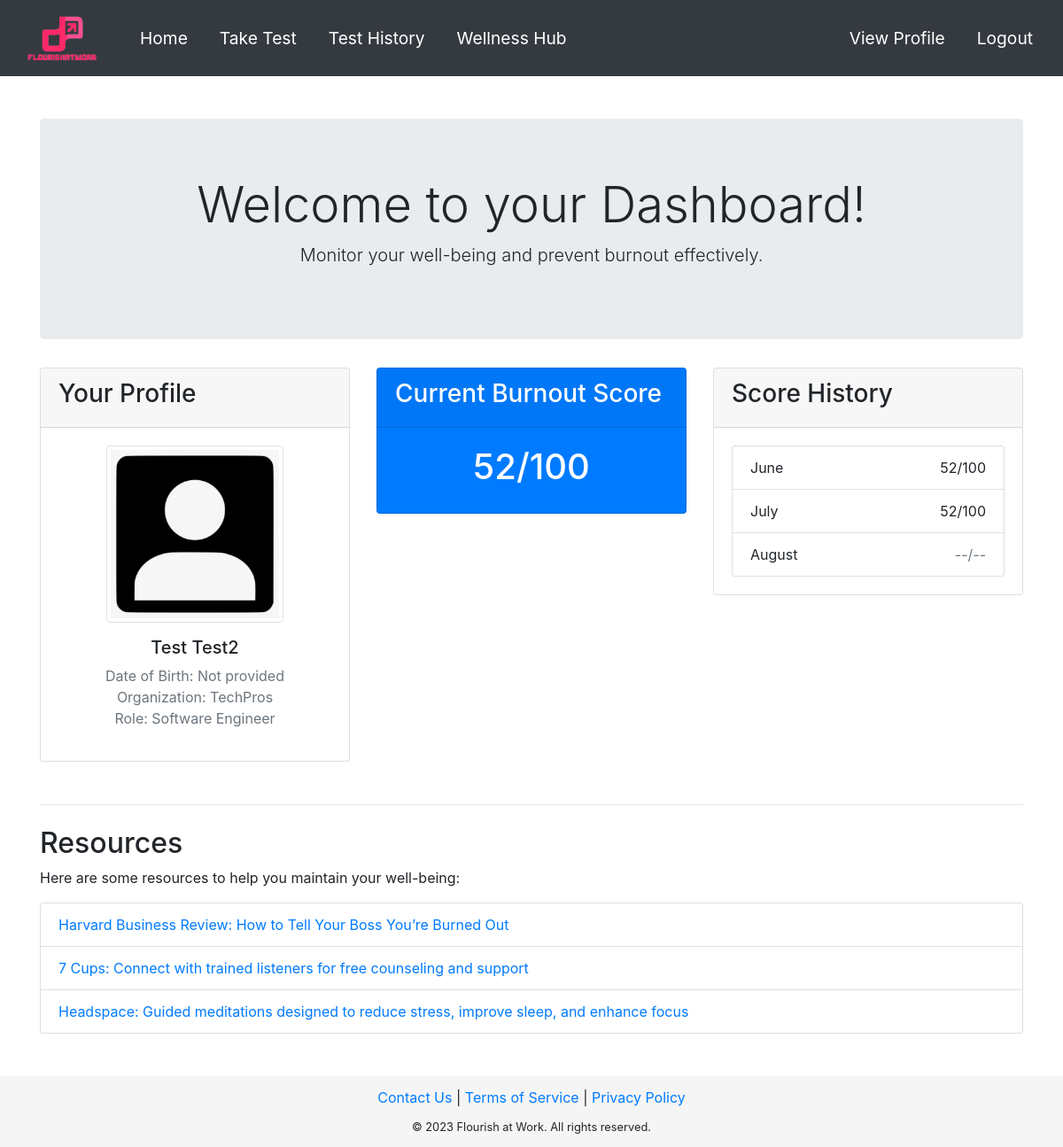
Screenshot of /dashboard (signed in) with the database file from the repository.
### app/models.py (models this page shows, shortened)
class User(UserMixin, db.Model):
    id = db.Column(db.Integer, primary_key=True)
    email = db.Column(db.String(120), index=True, unique=True)
    password_hash = db.Column(db.String(128))
    firstname = db.Column(db.String(64), nullable=False)
    lastname = db.Column(db.String(64), nullable=False)
    image = db.Column(db.String(128), nullable=True)
    date_of_birth = db.Column(db.String(64), nullable=True)  # changed from db.Date to db.String
    companyId = db.Column(db.Integer, db.ForeignKey('company.id'))
    manager_id = db.Column(db.Integer, db.ForeignKey('user.id'))
    results = db.relationship('Results', backref='user', lazy='dynamic')
    subordinates = db.relationship('User', backref=db.backref('manager', remote_side=[id]), lazy='dynamic')
    first_login = db.Column(db.Boolean, default=True)

class Company(db.Model):
    id = db.Column(db.Integer, primary_key=True)
    name = db.Column(db.String(64), nullable=False)
    description = db.Column(db.String(128), nullable=True)
    size = db.Column(db.Integer, nullable=True)
    users = db.relationship('User', backref='company', lazy='dynamic')

### app/routes.py (the view)
@main.route('/dashboard')
@login_required
def dashboard():
    get_flashed_messages()
    user = User.query.filter_by(id=current_user.id).first()
    last_score = Results.query.filter_by(user_id=current_user.id).order_by(Results.testDate.desc()).first()
    last_three_scores = Results.query.filter_by(user_id=current_user.id).order_by(Results.testDate.desc()).limit(3).all()
    all_results = Results.query.filter_by(user_id=current_user.id).order_by(Results.testDate.asc()).all()
    current_month = datetime.now().month
    last_month = (current_month - 1) % 12 or 12
    two_months_ago = (current_month - 2) % 12 or 12
    scores_dict = {score.testDate.month: score for score in last_three_scores}
    return render_template('dashboard.html', user=user, last_score=last_score, last_three_scores=last_three_scores, current_month=current_month, scores_dict=scores_dict, last_month=last_month, two_months_ago=two_months_ago)

### app/models.py (called while the page is built)
@login_manager.user_loader
def load_user(id):
    return User.query.get(int(id))

### app/routes.py (called while the page is built)
@main.before_request
def before_request():
    if current_user.is_authenticated and current_user.manager_id is None and request.endpoint not in ['main.select_manager', 'main.logout']:
        return redirect(url_for('main.select_manager'))

### app/templates/dashboard.html
{% extends "base.html" %}
{% block content %}
<div class="container mt-5">
    <div class="jumbotron text-center">
        <h1 class="display-4">Welcome to your Dashboard!</h1>
        <p class="lead">Monitor your well-being and prevent burnout effectively.</p>
    </div>
    <div class="row mt-4">
        <div class="col-md-4">
            <div class="card">
                <div class="card-header">
                    <h3>Your Profile</h3>
                </div>
                <div class="card-body text-center">
                    {% if current_user.image %}
                        <img src="{{ url_for('static', filename='profile_pics/' + current_user.image) }}" alt="Profile Picture" class="img-thumbnail mb-3" style="width: 200px; height: 200px;">
                    {% else %}
                        <img src="{{ url_for('static', filename='profile_pics/default.jpg') }}" alt="Profile Picture" class="img-thumbnail mb-3" style="width: 200px; height: 200px;">
                    {% endif %}
                    <h5>{{user.firstname}} {{user.lastname}}</h5>
                    <p class="text-muted">
                        {% if user.date_of_birth %}
                            Date of Birth: {{ user.date_of_birth.split(" ")[0] }}<br>
                        {% else %}
                            Date of Birth: Not provided<br>
                        {% endif %}
                        Organization: {{user.company.name}}<br>
                        Role: Software Engineer
                    </p>
                </div>
            </div>
        </div>
        <div class="col-md-4">
            <div class="card bg-primary text-white">
                <div class="card-header">
                    <h3>Current Burnout Score</h3>
                </div>
                <div class="card-body text-center">
                    <h1>
                        {% if last_score %}
                            {% set scaled_score = (last_score.scoreA + last_score.scoreB + (48 - last_score.scoreC)) * 100 / 132 + 0.5 %}
                            {{ scaled_score|int }}/100
                        {% else %}
                            N/A
                        {% endif %}
                    </h1>
                </div>
            </div>
        </div>
        <div class="col-md-4">
            <div class="card">
                <div class="card-header">
                    <h3>Score History</h3>
                </div>
                <div class="card-body">
                    <ul class="list-group">
                        {% for month in [two_months_ago, last_month, current_month] %}
                            <li class="list-group-item d-flex justify-content-between">
                                {{ ['January', 'February', 'March', 'April', 'May', 'June', 'July', 'August', 'September', 'October', 'November', 'December'][month-1] }}
                                <span>
                                    {% if scores_dict.get(month) %}
                                        {% set scaled_score = (scores_dict[month].scoreA + scores_dict[month].scoreB + (48 - scores_dict[month].scoreC)) * 100 / 132 + 0.5 %}
                                        {{ scaled_score|int }}/100
                                    {% else %}
                                        <span class="text-muted">--/--</span>
                                    {% endif %}
                                </span>
                            </li>
                        {% endfor %}
                    </ul>
                </div>
            </div>
        </div>
    </div>
    <hr class="mt-5">
    <div class="resources-section mt-4 pb-5">
        <h2>Resources</h2>
        <p>Here are some resources to help you maintain your well-being:</p>
        <ul class="list-group">
            <li class="list-group-item"><a href="https://hbr.org/2021/01/how-to-tell-your-boss-youre-burned-out">Harvard Business Review: How to Tell Your Boss You’re Burned Out</a></li>
            <li class="list-group-item"><a href="https://www.7cups.com/">7 Cups: Connect with trained listeners for free counseling and support</a></li>
            <li class="list-group-item"><a href="https://www.headspace.com/">Headspace: Guided meditations designed to reduce stress, improve sleep, and enhance focus</a></li>
        </ul>
    </div>
</div>
{% endblock %}

### app/templates/base.html (style rules this page uses)
html, body { height: 100%; margin: 0; }
body { display: flex; flex-direction: column; height: 100%; margin: 0; }

### rows the page displays
User: firstname "Test", lastname "Test2"
Company: company.name "TechPros"

### other values shown
{{ scaled_score|int }} "52"
{{ scaled_score|int }} "52" "52"
